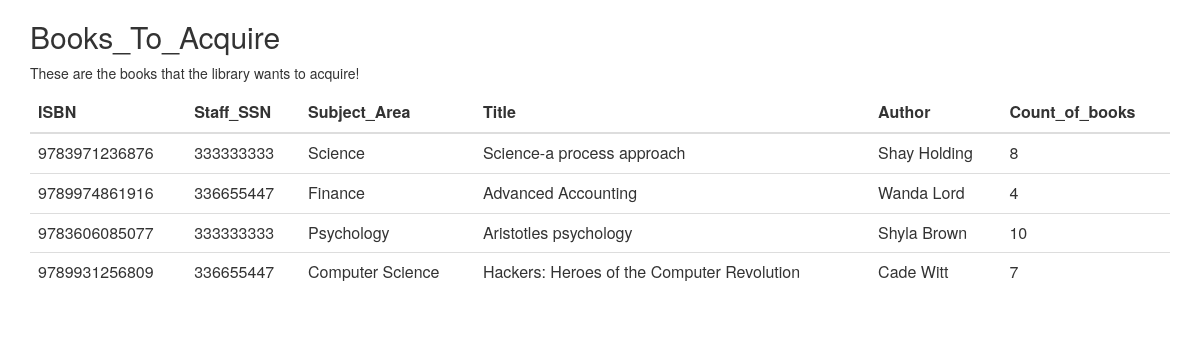
The page /db/books_to_acquire.php on the database its author committed.
### tables this page shows
CREATE TABLE `Books_To_Acquire` (
  `ISBN` varchar(13) NOT NULL,
  `Staff_SSN` int(11) DEFAULT NULL,
  `Subject_Area` varchar(50) DEFAULT NULL,
  `Title` varchar(60) DEFAULT NULL,
  `Author` varchar(100) DEFAULT NULL,
  `Count_of_books` int(11) DEFAULT NULL
);

### db/books_to_acquire.php (the view, shortened to what this page needs)
<?php
require("./database.php");
?>
<html lang="en">
<head>
  <link rel="stylesheet" href="https://maxcdn.bootstrapcdn.com/bootstrap/3.4.1/css/bootstrap.min.css">
</head>
<body>
<div class="container">
  <h2>Books_To_Acquire</h2>
  <p>These are the books that the library wants to acquire!</p>
  <div class="table-responsive">
  <table class="table table-hover">
    <thead>
      <tr>
        <th>ISBN</th>
        <th>Staff_SSN</th>
        <th>Subject_Area</th>
        <th>Title</th>
        <th>Author</th>
        <th>Count_of_books</th>
      </tr>
    </thead>
    <tbody>
        <?php
        $sql = "SELECT * FROM Books_To_Acquire";
        $result = $conn->query($sql);
        if ($result->num_rows > 0) {
            while($row = $result->fetch_assoc()) {
                echo'<tr>
                        <td>'.$row['ISBN'].'</td>
                        <td>'.$row['Staff_SSN'].'</td>
                        <td>'.$row['Subject_Area'].'</td>
                        <td>'.$row['Title'].'</td>
                        <td>'.$row['Author'].'</td>
                        <td>'.$row['Count_of_books'].'</td>
                    </tr>';
                    }
        }
        else {
            echo "<tr colspan = '6'><td>No Books To Display</td><tr>";
        }
        ?>
    </tbody>
  </table>
</div>
</div>
</body>
</html>

### rows shown on the page
books_to_acquire: ISBN "9783971236876", Staff_SSN "333333333", Subject_Area "Science", Title "Science-a process approach", Author "Shay Holding", Count_of_books "8"
books_to_acquire: ISBN "9789974861916", Staff_SSN "336655447", Subject_Area "Finance", Title "Advanced Accounting", Author "Wanda Lord", Count_of_books "4"
books_to_acquire: ISBN "9783606085077", Staff_SSN "333333333", Subject_Area "Psychology", Title "Aristotles psychology", Author "Shyla Brown", Count_of_books "10"
books_to_acquire: ISBN "9789931256809", Staff_SSN "336655447", Subject_Area "Computer Science", Title "Hackers: Heroes of the Computer Revolution", Author "Cade Witt", Count_of_books "7"
